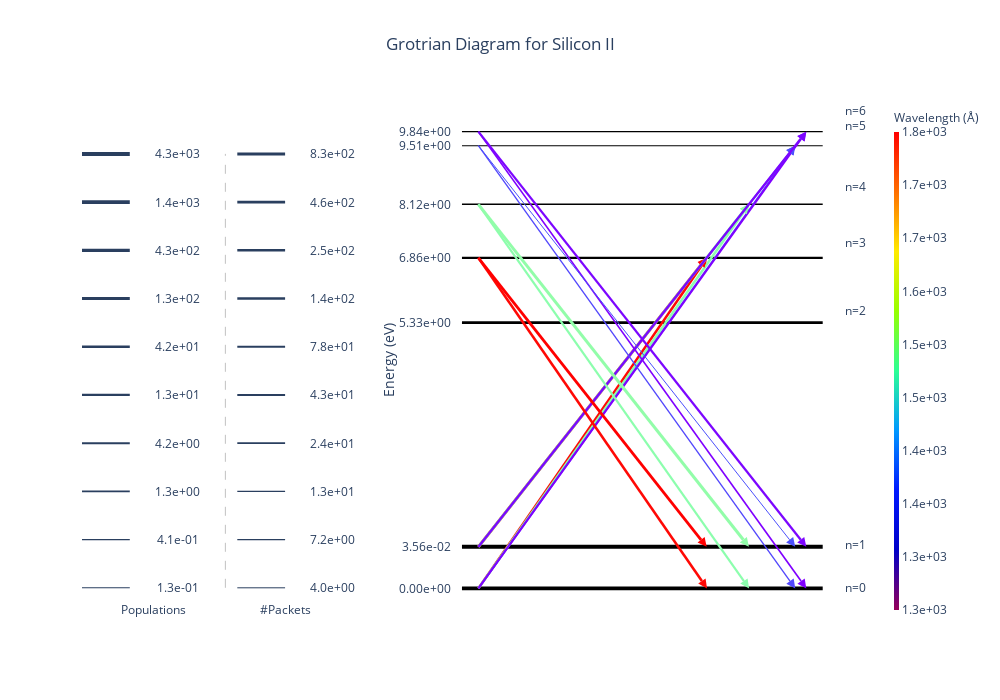

The code cell stored with this chart in its notebook:
### Code cell
diag = GrotrianWidget.from_simulation(sim)
diag.set_ion(14, 1) # Si II
diag.display()

### Figure 1 — Plotly figure (JSON) as saved in the notebook; plotly's stock layout.template omitted (floating-point values rounded to 4 significant figures)
{"data": [{"hovertemplate": "Energy: 0.00e+00 eV<br>Population: 2.24e+03<extra></extra>", "line": {"color": "black", "width": 3.814}, "mode": "lines", "showlegend": false, "type": "scatter", "x": [-0.05, 0.07222, 0.1944, 0.3167, 0.4389, 0.5611, 0.6833, 0.8056, 0.9278, 1.05], "xaxis": "x2", "y": [0, 0, 0, 0, 0, 0, 0, 0, 0, 0], "yaxis": "y2"}, {"hovertemplate": "Energy: 3.56e-02 eV<br>Population: 4.31e+03<extra></extra>", "line": {"color": "black", "width": 4.003}, "mode": "lines", "showlegend": false, "type": "scatter", "x": [-0.05, 0.07222, 0.1944, 0.3167, 0.4389, 0.5611, 0.6833, 0.8056, 0.9278, 1.05], "xaxis": "x2", "y": [0.1, 0.1, 0.1, 0.1, 0.1, 0.1, 0.1, 0.1, 0.1, 0.1], "yaxis": "y2"}, {"hovertemplate": "Energy: 5.33e+00 eV<br>Population: 5.63e+01<extra></extra>", "line": {"color": "black", "width": 2.753}, "mode": "lines", "showlegend": false, "type": "scatter", "x": [-0.05, 0.07222, 0.1944, 0.3167, 0.4389, 0.5611, 0.6833, 0.8056, 0.9278, 1.05], "xaxis": "x2", "y": [0.6397, 0.6397, 0.6397, 0.6397, 0.6397, 0.6397, 0.6397, 0.6397, 0.6397, 0.6397], "yaxis": "y2"}, {"hovertemplate": "Energy: 6.86e+00 eV<br>Population: 9.78e+00<extra></extra>", "line": {"color": "black", "width": 2.249}, "mode": "lines", "showlegend": false, "type": "scatter", "x": [-0.05, 0.07222, 0.1944, 0.3167, 0.4389, 0.5611, 0.6833, 0.8056, 0.9278, 1.05], "xaxis": "x2", "y": [0.7961, 0.7961, 0.7961, 0.7961, 0.7961, 0.7961, 0.7961, 0.7961, 0.7961, 0.7961], "yaxis": "y2"}, {"hovertemplate": "Energy: 8.12e+00 eV<br>Population: 5.35e-01<extra></extra>", "line": {"color": "black", "width": 1.412}, "mode": "lines", "showlegend": false, "type": "scatter", "x": [-0.05, 0.07222, 0.1944, 0.3167, 0.4389, 0.5611, 0.6833, 0.8056, 0.9278, 1.05], "xaxis": "x2", "y": [0.9249, 0.9249, 0.9249, 0.9249, 0.9249, 0.9249, 0.9249, 0.9249, 0.9249, 0.9249], "yaxis": "y2"}, {"hovertemplate": "Energy: 9.51e+00 eV<br>Population: 1.29e-01<extra></extra>", "line": {"color": "black", "width": 1.003}, "mode": "lines", "showlegend": false, "type": "scatter", "x": [-0.05, 0.07222, 0.1944, 0.3167, 0.4389, 0.5611, 0.6833, 0.8056, 0.9278, 1.05], "xaxis": "x2", "y": [1.066, 1.066, 1.066, 1.066, 1.066, 1.066, 1.066, 1.066, 1.066, 1.066], "yaxis": "y2"}, {"hovertemplate": "Energy: 9.84e+00 eV<br>Population: 3.68e-01<extra></extra>", "line": {"color": "black", "width": 1.304}, "mode": "lines", "showlegend": false, "type": "scatter", "x": [-0.05, 0.07222, 0.1944, 0.3167, 0.4389, 0.5611, 0.6833, 0.8056, 0.9278, 1.05], "xaxis": "x2", "y": [1.1, 1.1, 1.1, 1.1, 1.1, 1.1, 1.1, 1.1, 1.1, 1.1], "yaxis": "y2"}, {"hovertemplate": "Count: 230<br>Wavelength: 1.81e+03 Å<extra></extra>", "line": {"color": "#ff0905", "width": 2.518}, "marker": {"angleref": "previous", "color": "#ff0905", "size": 9, "symbol": "arrow-bar-up"}, "type": "scatter", "x": [0, 0.6972], "xaxis": "x2", "y": [0, 0.7961], "yaxis": "y2"}, {"hovertemplate": "Count: 234<br>Wavelength: 1.53e+03 Å<extra></extra>", "line": {"color": "#8cfead", "width": 2.525}, "marker": {"angleref": "previous", "color": "#8cfead", "size": 9, "symbol": "arrow-bar-up"}, "type": "scatter", "x": [0, 0.8256], "xaxis": "x2", "y": [0, 0.9249], "yaxis": "y2"}, {"hovertemplate": "Count: 48<br>Wavelength: 1.30e+03 Å<extra></extra>", "line": {"color": "#5247fc", "width": 1.931}, "marker": {"angleref": "previous", "color": "#5247fc", "size": 9, "symbol": "arrow-bar-up"}, "type": "scatter", "x": [0, 0.9663], "xaxis": "x2", "y": [0, 1.066], "yaxis": "y2"}, {"hovertemplate": "Count: 51<br>Wavelength: 1.26e+03 Å<extra></extra>", "line": {"color": "#8000ff", "width": 1.954}, "marker": {"angleref": "previous", "color": "#8000ff", "size": 9, "symbol": "arrow-bar-up"}, "type": "scatter", "x": [0, 1], "xaxis": "x2", "y": [0, 1.1], "yaxis": "y2"}, {"hovertemplate": "Count: 683<br>Wavelength: 1.82e+03 Å<extra></extra>", "line": {"color": "#ff0000", "width": 2.926}, "marker": {"angleref": "previous", "color": "#ff0000", "size": 9, "symbol": "arrow-bar-up"}, "type": "scatter", "x": [0, 0.6961], "xaxis": "x2", "y": [0.1, 0.7961], "yaxis": "y2"}, {"hovertemplate": "Count: 434<br>Wavelength: 1.53e+03 Å<extra></extra>", "line": {"color": "#92fda9", "width": 2.756}, "marker": {"angleref": "previous", "color": "#92fda9", "size": 9, "symbol": "arrow-bar-up"}, "type": "scatter", "x": [0, 0.8249], "xaxis": "x2", "y": [0.1, 0.9249], "yaxis": "y2"}, {"hovertemplate": "Count: 42<br>Wavelength: 1.31e+03 Å<extra></extra>", "line": {"color": "#4c50fc", "width": 1.881}, "marker": {"angleref": "previous", "color": "#4c50fc", "size": 9, "symbol": "arrow-bar-up"}, "type": "scatter", "x": [0, 0.9662], "xaxis": "x2", "y": [0.1, 1.066], "yaxis": "y2"}, {"hovertemplate": "Count: 119<br>Wavelength: 1.27e+03 Å<extra></extra>", "line": {"color": "#7c06ff", "width": 2.271}, "marker": {"angleref": "previous", "color": "#7c06ff", "size": 9, "symbol": "arrow-bar-up"}, "type": "scatter", "x": [0, 1], "xaxis": "x2", "y": [0.1, 1.1], "yaxis": "y2"}, {"hovertemplate": "Count: 239<br>Wavelength: 1.81e+03 Å<extra></extra>", "line": {"color": "#ff0905", "width": 2.533}, "marker": {"angleref": "previous", "color": "#ff0905", "size": 9, "symbol": "arrow-bar-up"}, "type": "scatter", "x": [0, 0.6972], "xaxis": "x2", "y": [0.7961, 0], "yaxis": "y2"}, {"hovertemplate": "Count: 101<br>Wavelength: 1.53e+03 Å<extra></extra>", "line": {"color": "#8cfead", "width": 2.21}, "marker": {"angleref": "previous", "color": "#8cfead", "size": 9, "symbol": "arrow-bar-up"}, "type": "scatter", "x": [0, 0.8256], "xaxis": "x2", "y": [0.9249, 0], "yaxis": "y2"}, {"hovertemplate": "Count: 10<br>Wavelength: 1.30e+03 Å<extra></extra>", "line": {"color": "#5247fc", "width": 1.343}, "marker": {"angleref": "previous", "color": "#5247fc", "size": 9, "symbol": "arrow-bar-up"}, "type": "scatter", "x": [0, 0.9663], "xaxis": "x2", "y": [1.066, 0], "yaxis": "y2"}, {"hovertemplate": "Count: 24<br>Wavelength: 1.26e+03 Å<extra></extra>", "line": {"color": "#8000ff", "width": 1.671}, "marker": {"angleref": "previous", "color": "#8000ff", "size": 9, "symbol": "arrow-bar-up"}, "type": "scatter", "x": [0, 1], "xaxis": "x2", "y": [1.1, 0], "yaxis": "y2"}, {"hovertemplate": "Count: 464<br>Wavelength: 1.82e+03 Å<extra></extra>", "line": {"color": "#ff0000", "width": 2.781}, "marker": {"angleref": "previous", "color": "#ff0000", "size": 9, "symbol": "arrow-bar-up"}, "type": "scatter", "x": [0, 0.6961], "xaxis": "x2", "y": [0.7961, 0.1], "yaxis": "y2"}, {"hovertemplate": "Count: 832<br>Wavelength: 1.53e+03 Å<extra></extra>", "line": {"color": "#92fda9", "width": 3}, "marker": {"angleref": "previous", "color": "#92fda9", "size": 9, "symbol": "arrow-bar-up"}, "type": "scatter", "x": [0, 0.8249], "xaxis": "x2", "y": [0.9249, 0.1], "yaxis": "y2"}, {"hovertemplate": "Count: 4<br>Wavelength: 1.31e+03 Å<extra></extra>", "line": {"color": "#4c50fc", "width": 1}, "marker": {"angleref": "previous", "color": "#4c50fc", "size": 9, "symbol": "arrow-bar-up"}, "type": "scatter", "x": [0, 0.9662], "xaxis": "x2", "y": [1.066, 0.1], "yaxis": "y2"}, {"hovertemplate": "Count: 120<br>Wavelength: 1.27e+03 Å<extra></extra>", "line": {"color": "#7c06ff", "width": 2.274}, "marker": {"angleref": "previous", "color": "#7c06ff", "size": 9, "symbol": "arrow-bar-up"}, "type": "scatter", "x": [0, 1], "xaxis": "x2", "y": [1.1, 0.1], "yaxis": "y2"}, {"hoverinfo": "none", "marker": {"cmax": 7.505, "cmin": 7.139, "colorbar": {"outlinewidth": 0, "thickness": 5, "ticktext": ["1.3e+03", "1.3e+03", "1.4e+03", "1.4e+03", "1.5e+03", "1.5e+03", "1.6e+03", "1.7e+03", "1.7e+03", "1.8e+03"], "tickvals": [7.139, 7.18, 7.221, 7.261, 7.302, 7.342, 7.383, 7.424, 7.464, 7.505], "title": {"font": {"size": 12}, "text": "Wavelength (Å)"}}, "colorscale": [[0, "rgb(150,0,90)"], [0.125, "rgb(0,0,200)"], [0.25, "rgb(0,25,255)"], [0.375, "rgb(0,152,255)"], [0.5, "rgb(44,255,150)"], [0.625, "rgb(151,255,0)"], [0.75, "rgb(255,234,0)"], [0.875, "rgb(255,111,0)"], [1, "rgb(255,0,0)"]], "showscale": true}, "mode": "markers", "type": "scatter", "x": [null], "xaxis": "x2", "y": [null], "yaxis": "y2"}], "layout": {"annotations": [{"showarrow": false, "text": "n=0", "x": 1.15, "xref": "x2", "y": 0}, {"showarrow": false, "text": "n=1", "x": 1.15, "xref": "x2", "y": 0.1}, {"showarrow": false, "text": "n=2", "x": 1.15, "xref": "x2", "y": 0.6397}, {"showarrow": false, "text": "n=3", "x": 1.15, "xref": "x2", "y": 0.7961}, {"showarrow": false, "text": "n=4", "x": 1.15, "xref": "x2", "y": 0.9249}, {"showarrow": false, "text": "n=5", "x": 1.15, "xref": "x2", "y": 1.066}, {"showarrow": false, "text": "n=6", "x": 1.15, "xref": "x2", "y": 1.1}, {"showarrow": false, "text": "1.3e-01", "x": 0.5, "xref": "x", "y": 0, "yref": "y"}, {"showarrow": false, "text": "4.1e-01", "x": 0.5, "xref": "x", "y": 0.1111, "yref": "y"}, {"showarrow": false, "text": "1.3e+00", "x": 0.5, "xref": "x", "y": 0.2222, "yref": "y"}, {"showarrow": false, "text": "4.2e+00", "x": 0.5, "xref": "x", "y": 0.3333, "yref": "y"}, {"showarrow": false, "text": "1.3e+01", "x": 0.5, "xref": "x", "y": 0.4444, "yref": "y"}, {"showarrow": false, "text": "4.2e+01", "x": 0.5, "xref": "x", "y": 0.5556, "yref": "y"}, {"showarrow": false, "text": "1.3e+02", "x": 0.5, "xref": "x", "y": 0.6667, "yref": "y"}, {"showarrow": false, "text": "4.3e+02", "x": 0.5, "xref": "x", "y": 0.7778, "yref": "y"}, {"showarrow": false, "text": "1.4e+03", "x": 0.5, "xref": "x", "y": 0.8889, "yref": "y"}, {"showarrow": false, "text": "4.3e+03", "x": 0.5, "xref": "x", "y": 1, "yref": "y"}, {"showarrow": false, "text": "Populations", "x": 0.4, "xref": "x", "y": -0.05, "yref": "y"}, {"showarrow": false, "text": "4.0e+00", "x": 1.15, "xref": "x", "y": 0, "yref": "y"}, {"showarrow": false, "text": "7.2e+00", "x": 1.15, "xref": "x", "y": 0.1111, "yref": "y"}, {"showarrow": false, "text": "1.3e+01", "x": 1.15, "xref": "x", "y": 0.2222, "yref": "y"}, {"showarrow": false, "text": "2.4e+01", "x": 1.15, "xref": "x", "y": 0.3333, "yref": "y"}, {"showarrow": false, "text": "4.3e+01", "x": 1.15, "xref": "x", "y": 0.4444, "yref": "y"}, {"showarrow": false, "text": "7.8e+01", "x": 1.15, "xref": "x", "y": 0.5556, "yref": "y"}, {"showarrow": false, "text": "1.4e+02", "x": 1.15, "xref": "x", "y": 0.6667, "yref": "y"}, {"showarrow": false, "text": "2.5e+02", "x": 1.15, "xref": "x", "y": 0.7778, "yref": "y"}, {"showarrow": false, "text": "4.6e+02", "x": 1.15, "xref": "x", "y": 0.8889, "yref": "y"}, {"showarrow": false, "text": "8.3e+02", "x": 1.15, "xref": "x", "y": 1, "yref": "y"}, {"showarrow": false, "text": "#Packets", "x": 0.95, "xref": "x", "y": -0.05, "yref": "y"}], "autosize": false, "height": 700, "plot_bgcolor": "white", "shapes": [{"line": {"width": 1.003}, "type": "line", "x0": 0.1, "x1": 0.3, "xref": "x", "y0": 0, "y1": 0, "yref": "y"}, {"line": {"width": 1.336}, "type": "line", "x0": 0.1, "x1": 0.3, "xref": "x", "y0": 0.1111, "y1": 0.1111, "yref": "y"}, {"line": {"width": 1.67}, "type": "line", "x0": 0.1, "x1": 0.3, "xref": "x", "y0": 0.2222, "y1": 0.2222, "yref": "y"}, {"line": {"width": 2.003}, "type": "line", "x0": 0.1, "x1": 0.3, "xref": "x", "y0": 0.3333, "y1": 0.3333, "yref": "y"}, {"line": {"width": 2.336}, "type": "line", "x0": 0.1, "x1": 0.3, "xref": "x", "y0": 0.4444, "y1": 0.4444, "yref": "y"}, {"line": {"width": 2.67}, "type": "line", "x0": 0.1, "x1": 0.3, "xref": "x", "y0": 0.5556, "y1": 0.5556, "yref": "y"}, {"line": {"width": 3.003}, "type": "line", "x0": 0.1, "x1": 0.3, "xref": "x", "y0": 0.6667, "y1": 0.6667, "yref": "y"}, {"line": {"width": 3.336}, "type": "line", "x0": 0.1, "x1": 0.3, "xref": "x", "y0": 0.7778, "y1": 0.7778, "yref": "y"}, {"line": {"width": 3.67}, "type": "line", "x0": 0.1, "x1": 0.3, "xref": "x", "y0": 0.8889, "y1": 0.8889, "yref": "y"}, {"line": {"width": 4.003}, "type": "line", "x0": 0.1, "x1": 0.3, "xref": "x", "y0": 1, "y1": 1, "yref": "y"}, {"line": {"color": "grey", "dash": "dash", "width": 0.5}, "type": "line", "x0": 0.7, "x1": 0.7, "xref": "x", "y0": 0, "y1": 1, "yref": "y"}, {"line": {"width": 1}, "type": "line", "x0": 0.75, "x1": 0.95, "xref": "x", "y0": 0, "y1": 0, "yref": "y"}, {"line": {"width": 1.222}, "type": "line", "x0": 0.75, "x1": 0.95, "xref": "x", "y0": 0.1111, "y1": 0.1111, "yref": "y"}, {"line": {"width": 1.444}, "type": "line", "x0": 0.75, "x1": 0.95, "xref": "x", "y0": 0.2222, "y1": 0.2222, "yref": "y"}, {"line": {"width": 1.667}, "type": "line", "x0": 0.75, "x1": 0.95, "xref": "x", "y0": 0.3333, "y1": 0.3333, "yref": "y"}, {"line": {"width": 1.889}, "type": "line", "x0": 0.75, "x1": 0.95, "xref": "x", "y0": 0.4444, "y1": 0.4444, "yref": "y"}, {"line": {"width": 2.111}, "type": "line", "x0": 0.75, "x1": 0.95, "xref": "x", "y0": 0.5556, "y1": 0.5556, "yref": "y"}, {"line": {"width": 2.333}, "type": "line", "x0": 0.75, "x1": 0.95, "xref": "x", "y0": 0.6667, "y1": 0.6667, "yref": "y"}, {"line": {"width": 2.556}, "type": "line", "x0": 0.75, "x1": 0.95, "xref": "x", "y0": 0.7778, "y1": 0.7778, "yref": "y"}, {"line": {"width": 2.778}, "type": "line", "x0": 0.75, "x1": 0.95, "xref": "x", "y0": 0.8889, "y1": 0.8889, "yref": "y"}, {"line": {"width": 3}, "type": "line", "x0": 0.75, "x1": 0.95, "xref": "x", "y0": 1, "y1": 1, "yref": "y"}], "showlegend": false, "title": {"text": "Grotrian Diagram for Silicon II", "x": 0.5}, "width": 1000, "xaxis": {"anchor": "y", "domain": [0, 0.352], "fixedrange": true, "showticklabels": false}, "xaxis2": {"anchor": "y2", "domain": [0.472, 1], "fixedrange": true, "showticklabels": false}, "yaxis": {"anchor": "x", "domain": [0, 1], "fixedrange": true, "showticklabels": false}, "yaxis2": {"anchor": "x2", "domain": [0, 1], "fixedrange": true, "range": [0, null], "tickmode": "array", "ticktext": ["0.00e+00", "3.56e-02", "5.33e+00", "6.86e+00", "8.12e+00", "9.51e+00", "9.84e+00"], "tickvals": [0, 0.1, 0.6397, 0.7961, 0.9249, 1.066, 1.1], "title": {"standoff": 1, "text": "Energy (eV)"}}}}
